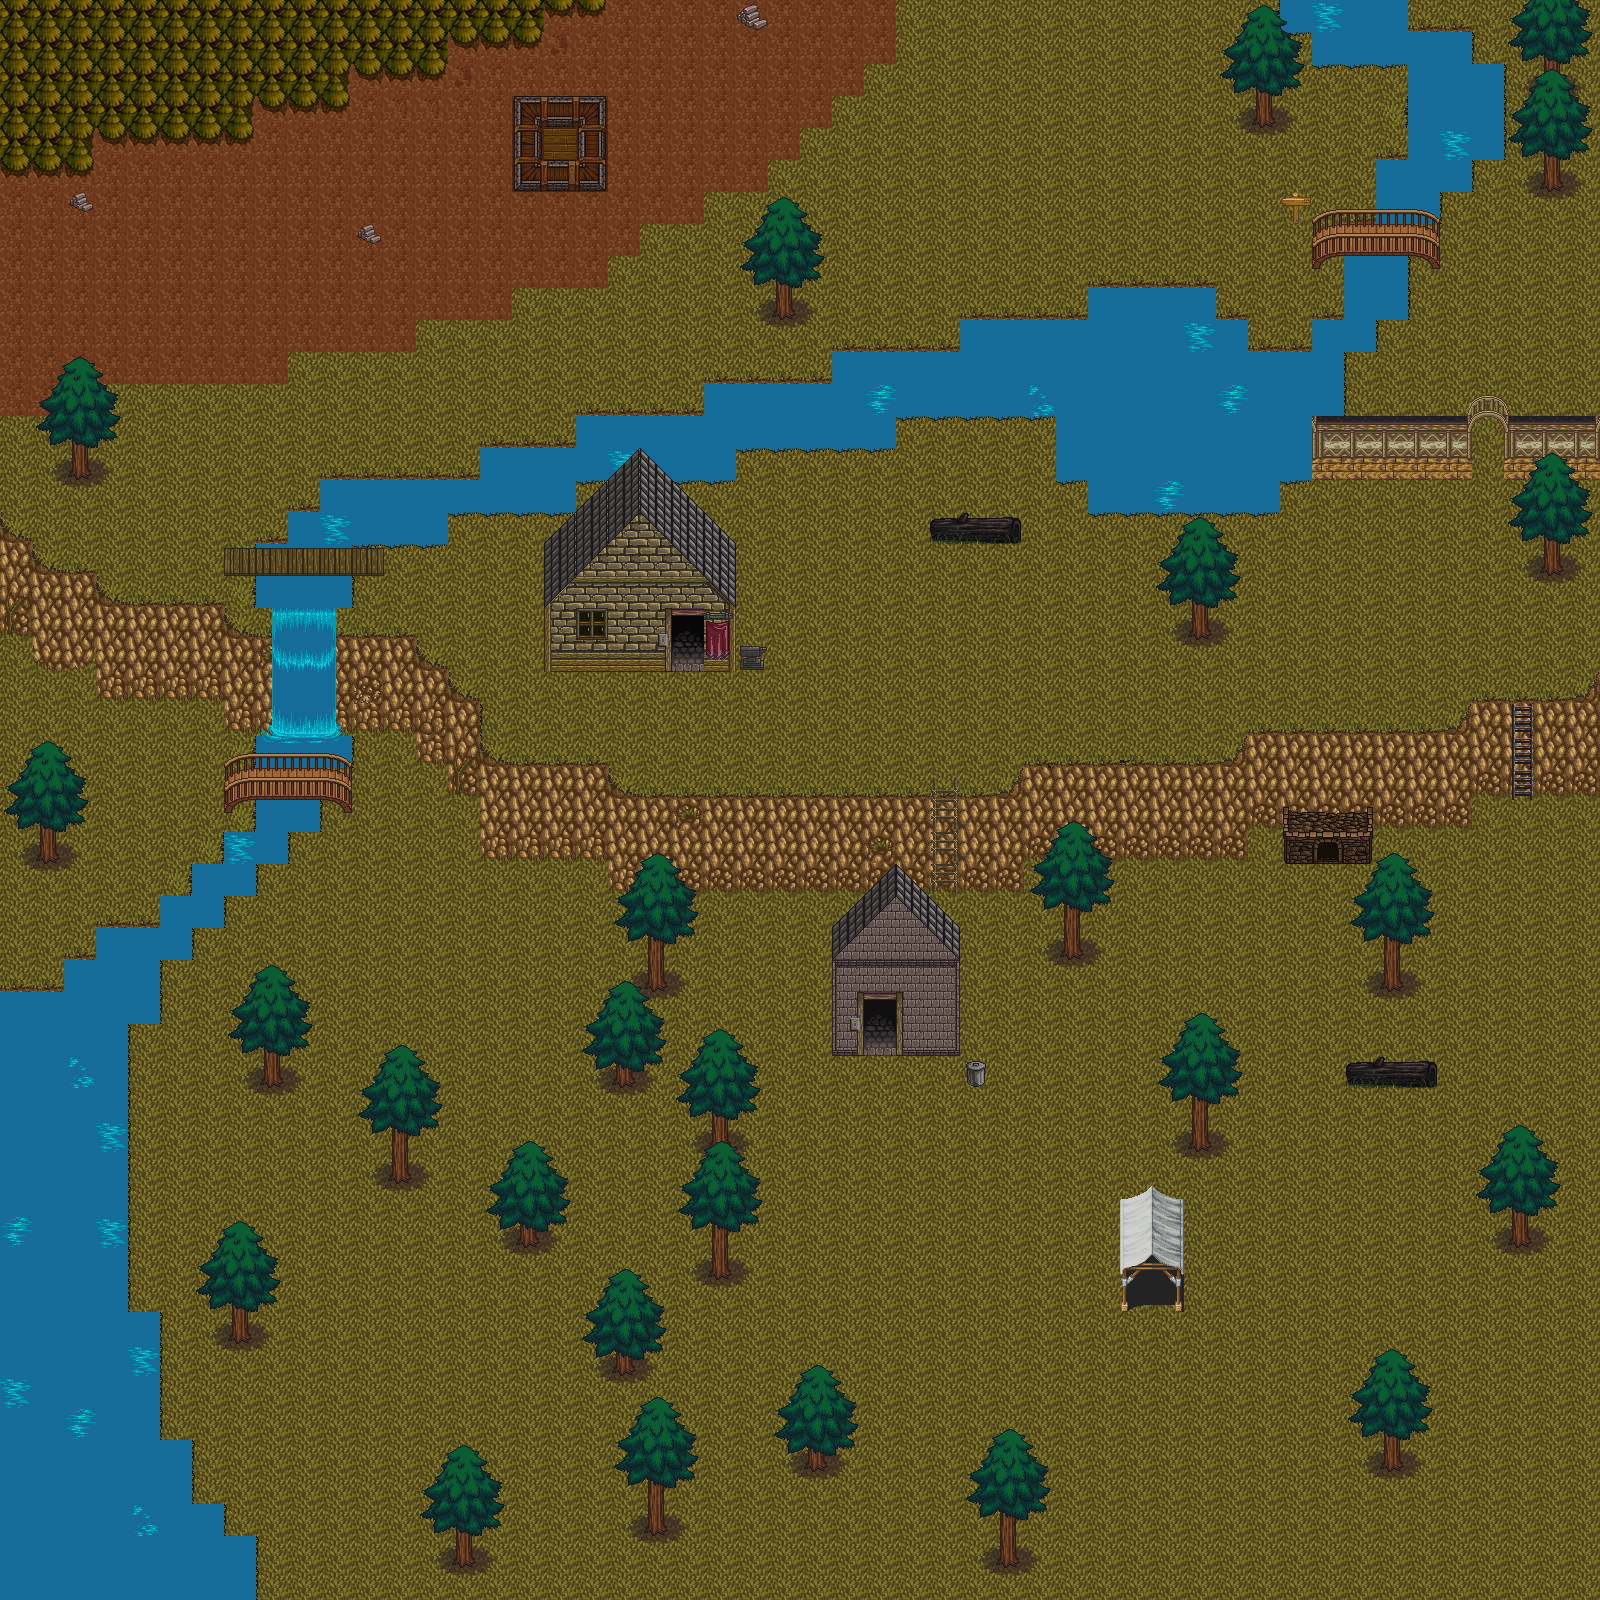

A 2D game scene composited from a Tiled map and its tileset images. What follows is a short description and the map's XML, with each tile layer's data collapsed to a summary:
An orthogonal 50x50 tile map with 32x32 px tiles, 9 tile layers (water, map, waterfall, deco, ...), 1 hidden layer not drawn, 21 tilesets.

<map version="1.2" tiledversion="1.3.1" orientation="orthogonal" renderorder="right-down" compressionlevel="-1" width="50" height="50" tilewidth="32" tileheight="32" infinite="0" nextlayerid="16" nextobjectid="10">
 <tileset firstgid="1" name="1" tilewidth="32" tileheight="32" tilecount="360" columns="15">
  <image source="1.png" width="480" height="768" />
 </tileset>
 <tileset firstgid="361" name="2" tilewidth="32" tileheight="32" tilecount="110" columns="10">
  <image source="2.png" width="320" height="352" />
 </tileset>
 <tileset firstgid="471" name="3" tilewidth="32" tileheight="32" tilecount="60" columns="15">
  <image source="3.png" width="480" height="128" />
 </tileset>
 <tileset firstgid="531" name="4" tilewidth="32" tileheight="32" tilecount="210" columns="15">
  <image source="4.png" width="480" height="448" />
 </tileset>
 <tileset firstgid="741" name="5" tilewidth="32" tileheight="32" tilecount="90" columns="9">
  <image source="5.png" width="288" height="320" />
 </tileset>
 <tileset firstgid="831" name="9" tilewidth="32" tileheight="32" tilecount="72" columns="9">
  <image source="9.png" width="288" height="256" />
 </tileset>
 <tileset firstgid="903" name="WaterAndFire (1)" tilewidth="32" tileheight="32" tilecount="48" columns="6">
  <image source="WaterAndFire (1).png" width="192" height="256" />
 </tileset>
 <tileset firstgid="951" name="collision-textures" tilewidth="32" tileheight="32" tilecount="25" columns="5">
  <image source="collision-textures.png" width="160" height="160" />
 </tileset>
 <tileset firstgid="976" name="hyptosis_til-art-batch-2" tilewidth="32" tileheight="32" tilecount="900" columns="30">
  <image source="hyptosis_til-art-batch-2.png" width="960" height="960" />
 </tileset>
 <tileset firstgid="1876" name="hyptosis_tile-art-batch-1" tilewidth="32" tileheight="32" tilecount="900" columns="30">
  <image source="hyptosis_tile-art-batch-1.png" width="960" height="960" />
 </tileset>
 <tileset firstgid="2776" name="hyptosis_tile-art-batch-3" tilewidth="32" tileheight="32" tilecount="900" columns="30">
  <image source="hyptosis_tile-art-batch-3.png" width="960" height="960" />
 </tileset>
 <tileset firstgid="3676" name="hyptosis_tile-art-batch-4" tilewidth="32" tileheight="32" tilecount="900" columns="30">
  <image source="hyptosis_tile-art-batch-4.png" width="960" height="960" />
 </tileset>
 <tileset firstgid="4576" name="signpost-outsidestuff" tilewidth="32" tileheight="32" tilecount="16" columns="4">
  <image source="signpost-outsidestuff.png" width="128" height="128" />
 </tileset>
 <tileset firstgid="4592" name="textures-01" tilewidth="32" tileheight="32" tilecount="108" columns="12">
  <image source="textures-01.png" width="384" height="288" />
 </tileset>
 <tileset firstgid="4700" name="textures-02" tilewidth="32" tileheight="32" tilecount="18" columns="3">
  <image source="textures-02.png" width="96" height="192" />
 </tileset>
 <tileset firstgid="4718" name="textures-03" tilewidth="32" tileheight="32" tilecount="42" columns="6">
  <image source="textures-03.png" width="192" height="224" />
 </tileset>
 <tileset firstgid="4760" name="textures-04" tilewidth="32" tileheight="32" tilecount="15" columns="3">
  <image source="textures-04.png" width="96" height="160" />
 </tileset>
 <tileset firstgid="4775" name="textures-05" tilewidth="32" tileheight="32" tilecount="18" columns="3">
  <image source="textures-05.png" width="96" height="192" />
 </tileset>
 <tileset firstgid="4793" name="textures-06" tilewidth="32" tileheight="32" tilecount="42" columns="6">
  <image source="textures-06.png" width="192" height="224" />
 </tileset>
 <tileset firstgid="4835" name="textures-07" tilewidth="32" tileheight="32" tilecount="18" columns="6">
  <image source="textures-07.png" width="192" height="96" />
 </tileset>
 <tileset firstgid="4853" name="tf_beach_tileA1" tilewidth="32" tileheight="32" tilecount="432" columns="24">
  <image source="tf_beach_tileA1.png" width="768" height="576" />
 </tileset>
 <layer id="6" name="water" width="50" height="50">
  <data>[2500 cells, 482 non-empty, 5 distinct tile ids]</data>
 </layer>
 <layer id="1" name="map" width="50" height="50">
  <data>[2500 cells, 2246 non-empty, 21 distinct tile ids]</data>
 </layer>
 <layer id="7" name="waterfall" width="50" height="50">
  <data>[2500 cells, 16 non-empty, 16 distinct tile ids]</data>
 </layer>
 <layer id="4" name="deco" width="50" height="50">
  <data>[2500 cells, 440 non-empty, 25 distinct tile ids]</data>
 </layer>
 <layer id="5" name="houses" width="50" height="50">
  <data>[2500 cells, 101 non-empty, 52 distinct tile ids]</data>
 </layer>
 <layer id="8" name="toit" width="50" height="50">
  <data>[2500 cells, 26 non-empty, 8 distinct tile ids]</data>
 </layer>
 <layer id="9" name="deco_house" width="50" height="50">
  <data>[2500 cells, 20 non-empty, 18 distinct tile ids]</data>
 </layer>
 <layer id="10" name="tree" width="50" height="50">
  <data>[2500 cells, 242 non-empty, 14 distinct tile ids]</data>
 </layer>
 <layer id="11" name="leaves" width="50" height="50">
  <data>[2500 cells, 267 non-empty, 21 distinct tile ids]</data>
 </layer>
 <layer id="3" name="logic" width="50" height="50" visible="0">
  <data>[2500 cells, 613 non-empty, 4 distinct tile ids]</data>
 </layer>
</map>
